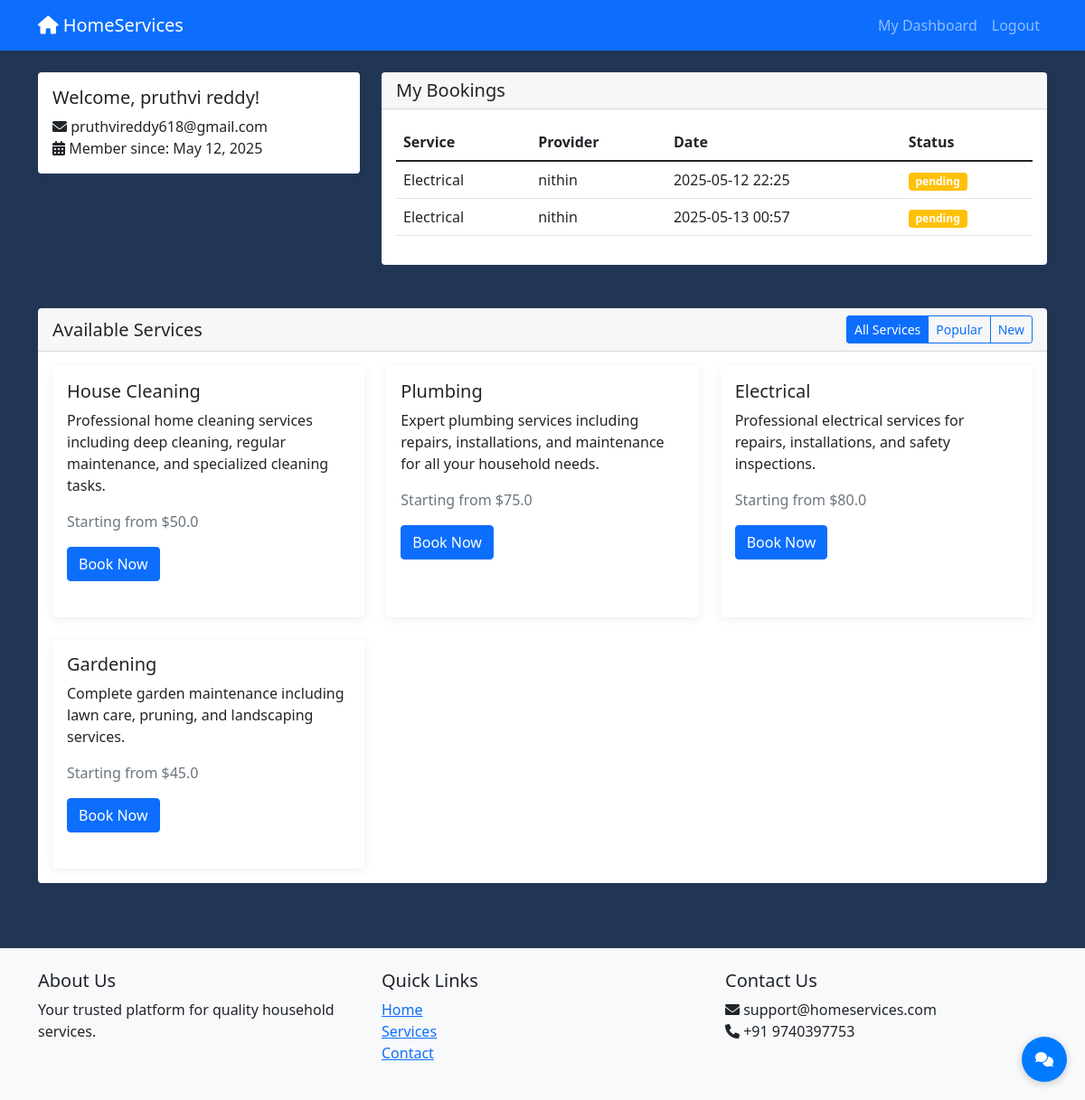
The page /user_dashboard (signed in) on the database its author committed.
### app.py (models this page shows)
class User(UserMixin, db.Model):
    id = db.Column(db.Integer, primary_key=True)
    email = db.Column(db.String(120), unique=True, nullable=False)
    password_hash = db.Column(db.String(128))
    name = db.Column(db.String(100), nullable=False)
    user_type = db.Column(db.String(20), nullable=False)  # 'user', 'provider', 'admin'
    is_active = db.Column(db.Boolean, default=True)
    created_at = db.Column(db.DateTime, default=datetime.utcnow)

class Booking(db.Model):
    id = db.Column(db.Integer, primary_key=True)
    user_id = db.Column(db.Integer, db.ForeignKey('user.id'), nullable=False)
    provider_id = db.Column(db.Integer, db.ForeignKey('service_provider.id'), nullable=False)
    service_id = db.Column(db.Integer, db.ForeignKey('service.id'), nullable=False)
    booking_date = db.Column(db.DateTime, nullable=False)
    status = db.Column(db.String(20), default='pending')  # pending, confirmed, completed, cancelled
    created_at = db.Column(db.DateTime, default=datetime.utcnow)
    user = db.relationship('User', backref='bookings')
    provider = db.relationship('ServiceProvider', backref='bookings')
    service = db.relationship('Service', backref='bookings')

class Service(db.Model):
    id = db.Column(db.Integer, primary_key=True)
    name = db.Column(db.String(100), nullable=False)
    description = db.Column(db.Text)
    category = db.Column(db.String(50))
    base_price = db.Column(db.Float)

### app.py (the view)
@app.route('/user_dashboard')
@login_required
def user_dashboard():
    if current_user.user_type != 'user':
        return redirect(url_for('home'))
    bookings = Booking.query.filter_by(user_id=current_user.id).all()
    services = Service.query.all()
    providers = ServiceProvider.query.filter_by(availability=True).all()
    return render_template('user_dashboard.html', bookings=bookings, services=services, providers=providers)

### app.py (called while the page is built)
@login_manager.user_loader
def load_user(user_id):
    return User.query.get(int(user_id))

### templates/user_dashboard.html (shortened to what this page needs)
{% extends "base.html" %}
{% block content %}
<div class="d-flex flex-column min-vh-100">
<div class="row">
    <div class="col-md-4">
        <div class="card mb-4">
            <div class="card-body">
                <h5 class="card-title">Welcome, {{ current_user.name }}!</h5>
                <p class="card-text">
                    <i class="fas fa-envelope"></i> {{ current_user.email }}<br>
                    <i class="fas fa-calendar-alt"></i> Member since: {{ current_user.created_at.strftime('%B %d, %Y') }}
                </p>
            </div>
        </div>
    </div>
    <div class="col-md-8">
        <div class="card mb-4">
            <div class="card-header">
                <h5 class="mb-0">My Bookings</h5>
            </div>
            <div class="card-body">
                {% if bookings %}
                    <div class="table-responsive">
                        <table class="table">
                            <thead>
                                <tr>
                                    <th>Service</th>
                                    <th>Provider</th>
                                    <th>Date</th>
                                    <th>Status</th>
                                </tr>
                            </thead>
                            <tbody>
                                {% for booking in bookings %}
                                <tr>
                                    <td>{{ booking.service.name }}</td>
                                    <td>{{ booking.provider.user.name }}</td>
                                    <td>{{ booking.booking_date.strftime('%Y-%m-%d %H:%M') }}</td>
                                    <td>
                                        <span class="badge bg-{{ 'success' if booking.status == 'completed'
                                            else 'warning' if booking.status == 'pending'
                                            else 'danger' if booking.status == 'cancelled'
                                            else 'info' }}">
                                            {{ booking.status }}
                                        </span>
                                    </td>
                                </tr>
                                {% endfor %}
                            </tbody>
                        </table>
                    </div>
                {% else %}
                    <p class="text-center">No bookings yet.</p>
                {% endif %}
            </div>
        </div>
    </div>
</div>
<div class="row mt-4">
    <div class="col-12">
        <div class="card">
            <div class="card-header d-flex justify-content-between align-items-center">
                <h5 class="mb-0">Available Services</h5>
                <div class="btn-group">
                    <button type="button" class="btn btn-sm btn-outline-primary active">All Services</button>
                    <button type="button" class="btn btn-sm btn-outline-primary">Popular</button>
                    <button type="button" class="btn btn-sm btn-outline-primary">New</button>
                </div>
            </div>
            <div class="card-body">
                <div class="row g-4">
                    {% for service in services %}
                    <div class="col-md-4">
                        <div class="card h-100">
                            <div class="card-body">
                                <h5 class="card-title">{{ service.name }}</h5>
                                <p class="card-text">{{ service.description }}</p>
                                <p class="text-muted">Starting from ${{ service.base_price }}</p>
                                <button type="button" class="btn btn-primary" data-bs-toggle="modal" data-bs-target="#bookingModal{{ service.id }}">
                                    Book Now
                                </button>
                            </div>
                        </div>
                    </div>
                    {% endfor %}
                </div>
            </div>
        </div>
    </div>
</div>
</div>
{% endblock %}

### static/css/style.css (style rules this page uses)
body { font-family: 'Segoe UI', Tahoma, Geneva, Verdana, sans-serif; background-color: #213555; }
.card { box-shadow: 0 2px 10px rgba(73, 92, 101, 0.1); border: none; margin-bottom: 1.5rem; }

### rows shown on the page
User: name "pruthvi reddy", email "pruthvireddy618@gmail.com", created_at "May 12, 2025"
Booking: service.name "Electrical", provider.user.name "nithin", booking_date "2025-05-12 22:25", status "pending"
Booking: service.name "Electrical", provider.user.name "nithin", booking_date "2025-05-13 00:57", status "pending"
Service: name "House Cleaning", description "Professional home cleaning services including deep cleaning, regular maintenance, and specialized cleaning tasks.", base_price "50.0"
Service: name "Plumbing", description "Expert plumbing services including repairs, installations, and maintenance for all your household needs.", base_price "75.0"
Service: name "Electrical", description "Professional electrical services for repairs, installations, and safety inspections.", base_price "80.0"
Service: name "Gardening", description "Complete garden maintenance including lawn care, pruning, and landscaping services.", base_price "45.0"
